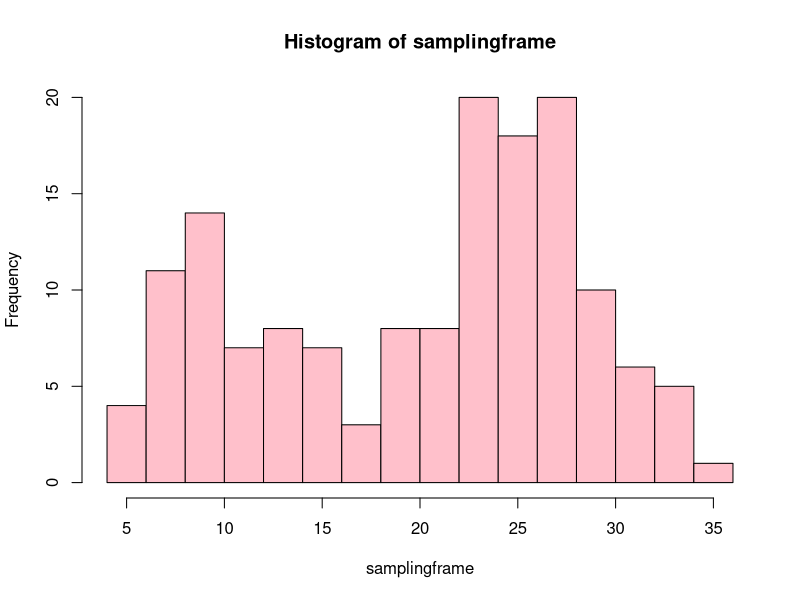
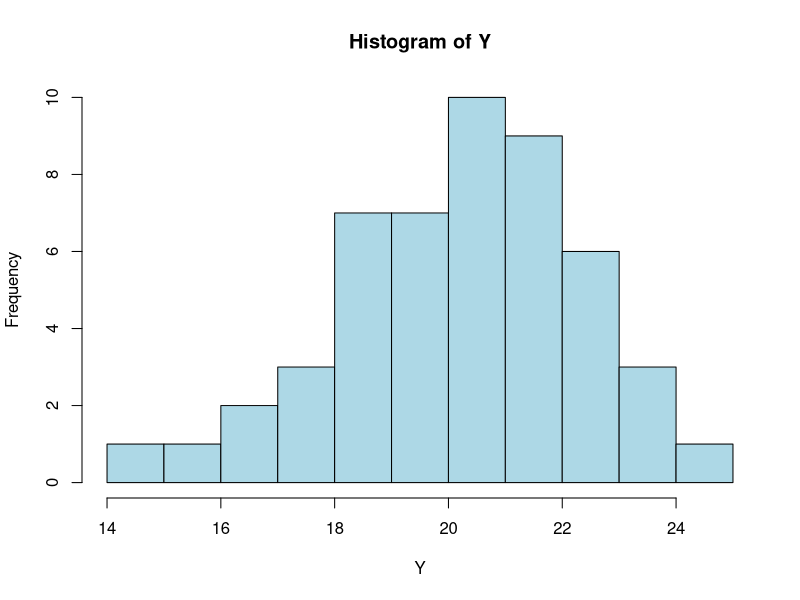
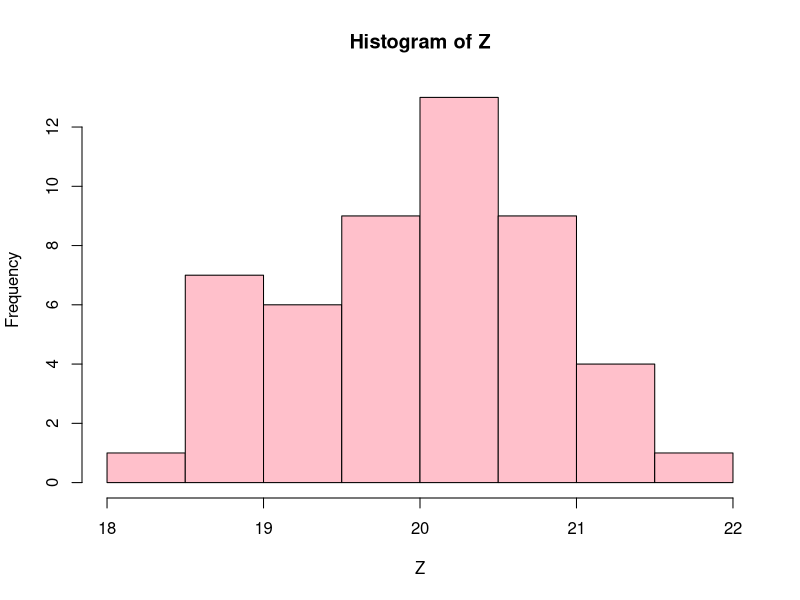
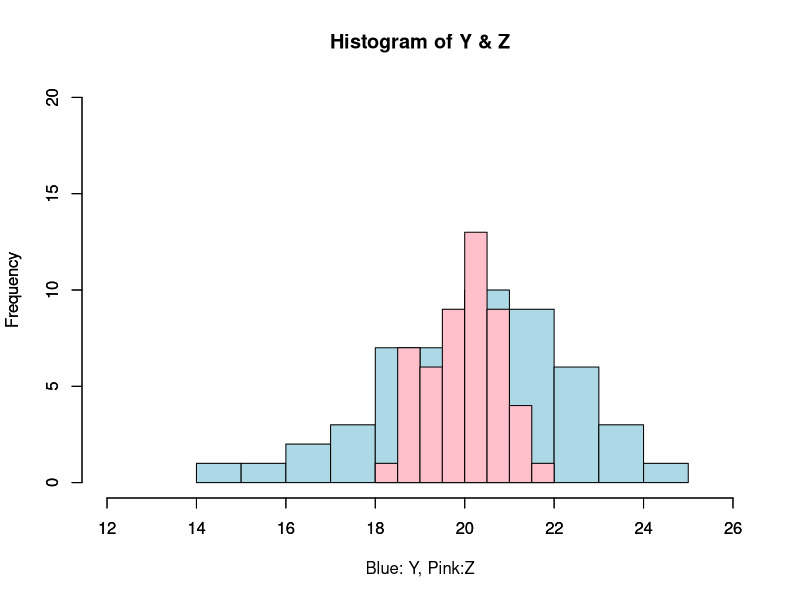

Reproduce these figures in R, in order.
## ---- chunk 1

rnorm2 <- function(n,mean,sd) { mean+sd*scale(rnorm(n)) }
set.seed(1239)
r1 <- rnorm2(100,25,4)
r2 <- rnorm2(50,10,3)
samplingframe <- c(r1,r2)
hist(samplingframe, breaks=20,col = "pink")

## ---- chunk 2

Y <- 0
for(i in 1:50){
  x <- sample(samplingframe,15)
  avg15 <- mean(x)
  Y[i] <- avg15
}

hist(Y, col = "lightblue")
## ---- chunk 3
Z <- 0
for(i in 1:50){
  k <- sample(samplingframe,45)
  avg45 <- mean(k)
  Z[i] <- avg45
}

hist(Z, col = "pink")
## ---- chunk 4
hist(Y, col = "lightblue",xlim = c(12,26),ylim = c(0,20),main = "Histogram of Y & Z",xlab = "Blue: Y, Pink:Z") 
par(new = TRUE) 
hist(Z, col = "pink",xlim = c(12,26),ylim = c(0,20),main = "",xlab = "")

